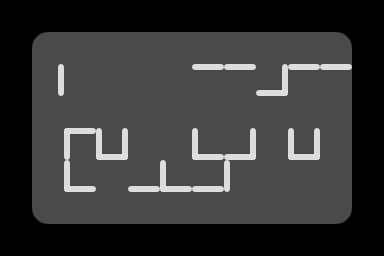

A 2D game scene composited from a Tiled map and its tileset images. What follows is a short description and the map's XML, with each tile layer's data collapsed to a summary:
An orthogonal 12x8 tile map with 32x32 px tiles, 4 tile layers (grid, walls, cellrounded, zonemap) and 7 objects (4x goal, 2x twostep, player).

<map version="1.0" orientation="orthogonal" renderorder="right-down" width="12" height="8" tilewidth="32" tileheight="32" nextobjectid="20">
 <properties>
  <property name="_mode" value="" />
  <property name="_title" value="test" />
  <property name="_zone" value="" />
 </properties>
 <tileset firstgid="1" name="cells" tilewidth="32" tileheight="32">
  <image source="../cells.png" trans="ff00ff" width="128" height="384" />
 </tileset>
 <layer name="grid" width="12" height="8">
  <data>[96 cells, 96 non-empty, 2 distinct tile ids]</data>
 </layer>
 <layer name="walls" width="12" height="8">
  <data>[96 cells, 17 non-empty, 8 distinct tile ids]</data>
 </layer>
 <layer name="cellrounded" width="12" height="8">
  <data>[96 cells, 4 non-empty, 4 distinct tile ids]</data>
 </layer>
 <layer name="zonemap" width="12" height="8">
  <data>[96 cells, 0 non-empty, 0 distinct tile ids]</data>
 </layer>
 <objectgroup name="players">
  <object id="13" type="player" x="272.245" y="206.58" />
 </objectgroup>
 <objectgroup name="enemies">
  <object id="14" type="twostep" x="47.4691" y="47.4691" />
  <object id="15" type="twostep" x="335.069" y="47.1534" />
 </objectgroup>
 <objectgroup name="items">
  <object id="16" type="goal" x="175.642" y="79.6702" />
  <object id="17" type="goal" x="175.326" y="143.441" />
  <object id="18" type="goal" x="207.527" y="174.379" />
  <object id="19" type="goal" x="210.053" y="112.503" />
 </objectgroup>
 <objectgroup name="powerups" />
 <objectgroup name="portals" />
 <objectgroup name="cells" />
</map>
